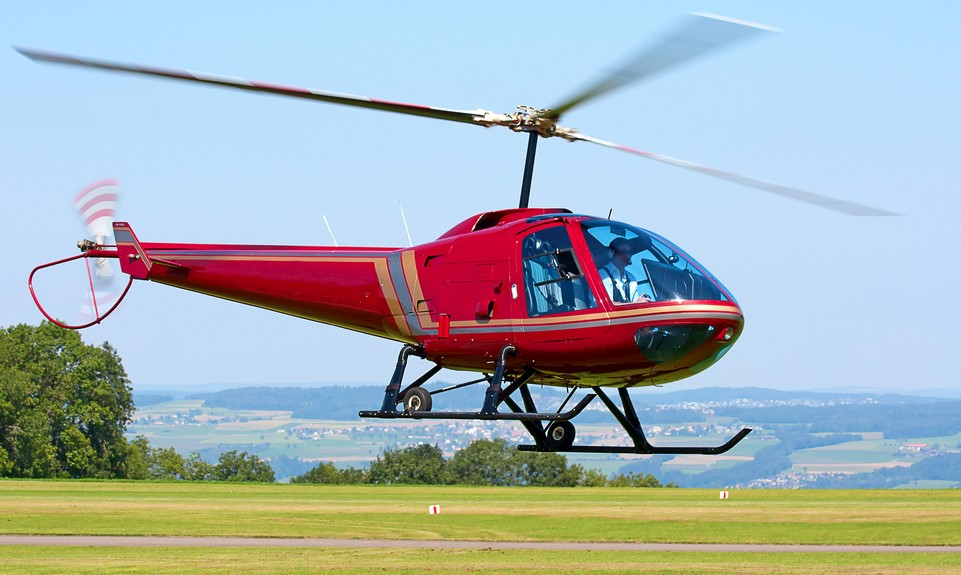
#> input picture test/Visualization/heli.jpg, 961 x 575 px
$ python img2mem.py Visualization/heli.jpg
#> lines starting #> are read from the running program, lines starting #| are printed output that depends on the picture
#!/usr/bin/env python3
"""
Convert image to .mem file for resize RTL simulation.

Pixel format: {0x00, R[7:0], G[7:0], B[7:0]}
Block format: 16 pixels (64 bytes) per 128-hex-char line
"""

import argparse
import sys
from pathlib import Path

try:
    from PIL import Image
except ImportError:
    print("Error: Pillow required. Install: pip install Pillow")
    sys.exit(1)


def image_to_mem(img_path: str, mem_path: str, width: int, height: int):
    """Resize image to WxH and write .mem file for RTL simulation."""
#> called with img_path = 'Visualization/heli.jpg', mem_path = 'test/input-data/resize-input-640x480.mem', width = 640, height = 480

    img = Image.open(img_path).convert("RGB")
#> img is the input picture: PIL image 961x575 RGB; mean R, G, B 165.1, 177.3, 180.8
    img = img.resize((width, height), Image.BILINEAR)
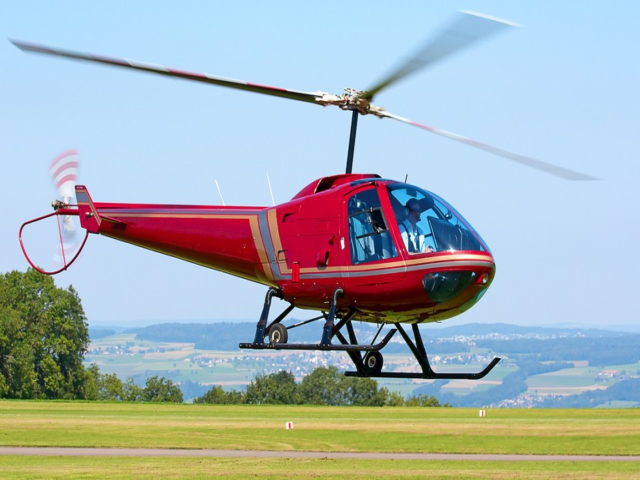
#> img: PIL image 640x480 RGB; mean R, G, B 165.1, 177.3, 180.8

    blocks_per_row = (width + 15) // 16  # 16 pixels per 64-byte block
    pixels = img.load()

    with open(mem_path, "w") as f:
        for row in range(height):
            for block in range(blocks_per_row):
                # Build 64-byte block: 16 pixels × 4 bytes
                block_bytes = bytearray(64)
                for px in range(16):
                    col = block * 16 + px
                    if col < width:
                        r, g, b = pixels[col, row]
                        off = px * 4
                        # RTL input order: [B, G, R, X]
                        # [7:0]=B, [15:8]=G, [23:16]=R
                        block_bytes[off + 0] = b      # B
                        block_bytes[off + 1] = g      # G
                        block_bytes[off + 2] = r      # R
                        block_bytes[off + 3] = 0x00   # X
                # Reverse bytes to match C++ write_mem_file:
                # write_mem_file writes buf[63], buf[62], ..., buf[0] in order.
                # Byte reversal within each pixel is correct: [B,R,G,X]→[X,G,R,B]
                block_bytes.reverse()
                f.write(block_bytes.hex() + "\n")

    total_blocks = height * blocks_per_row
    print(f"Wrote {total_blocks} blocks ({width}x{height}) to {mem_path}")


def main():
    parser = argparse.ArgumentParser(
        description="Convert image to .mem file for resize RTL")
    parser.add_argument("image", help="Input image path")
    parser.add_argument("--width", type=int, default=640,
                        help="Target width (default: 640)")
    parser.add_argument("--height", type=int, default=480,
                        help="Target height (default: 480)")
    parser.add_argument("--output", "-o", default=None,
                        help="Output .mem path (default: test/input-data/resize-input-WxH.mem)")
    args = parser.parse_args()

    if args.output is None:
        script_dir = Path(__file__).parent
        args.output = script_dir / "input-data" / f"resize-input-{args.width}x{args.height}.mem"

    Path(args.output).parent.mkdir(parents=True, exist_ok=True)
    image_to_mem(args.image, str(args.output), args.width, args.height)


if __name__ == "__main__":
    main()
